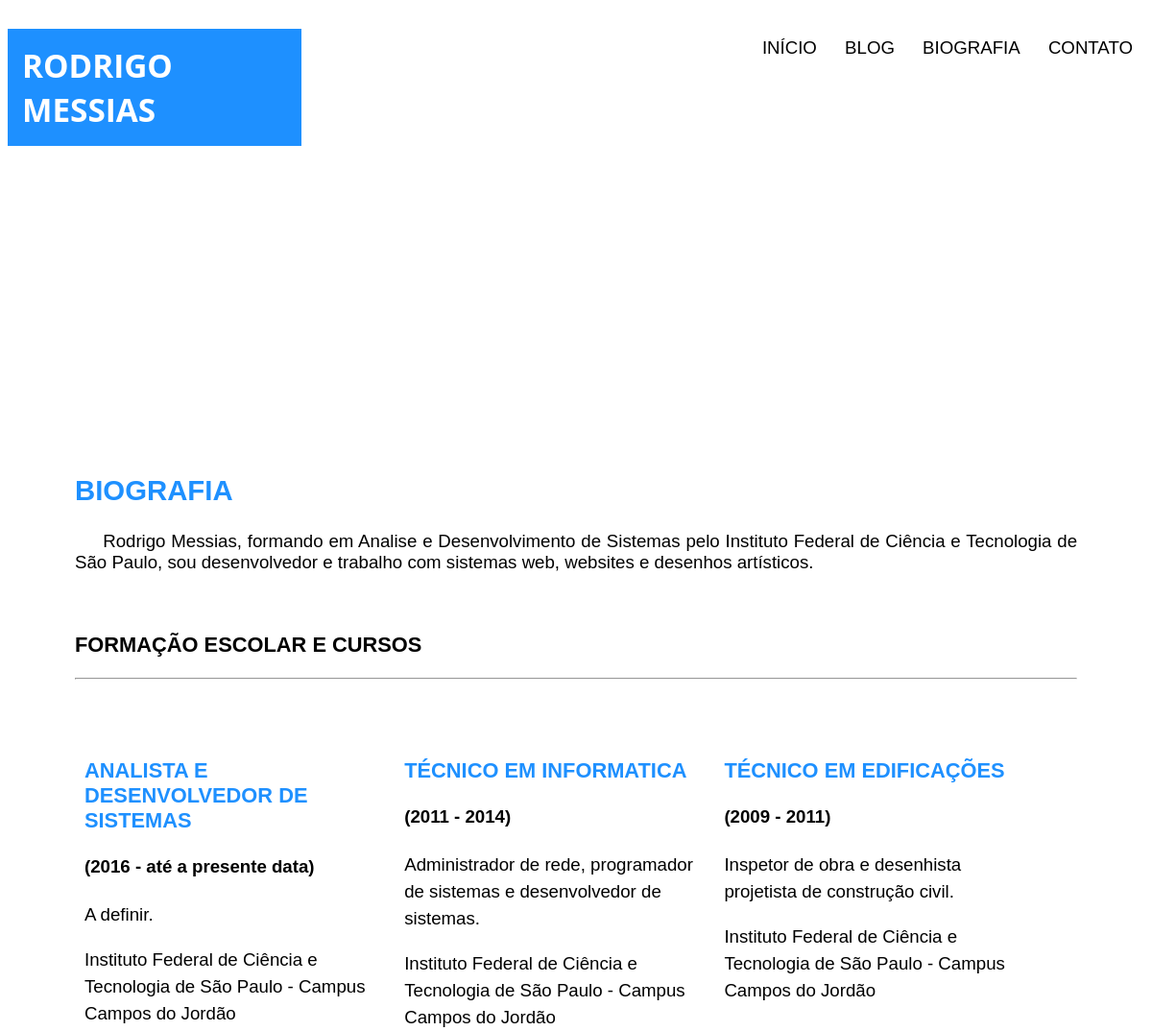
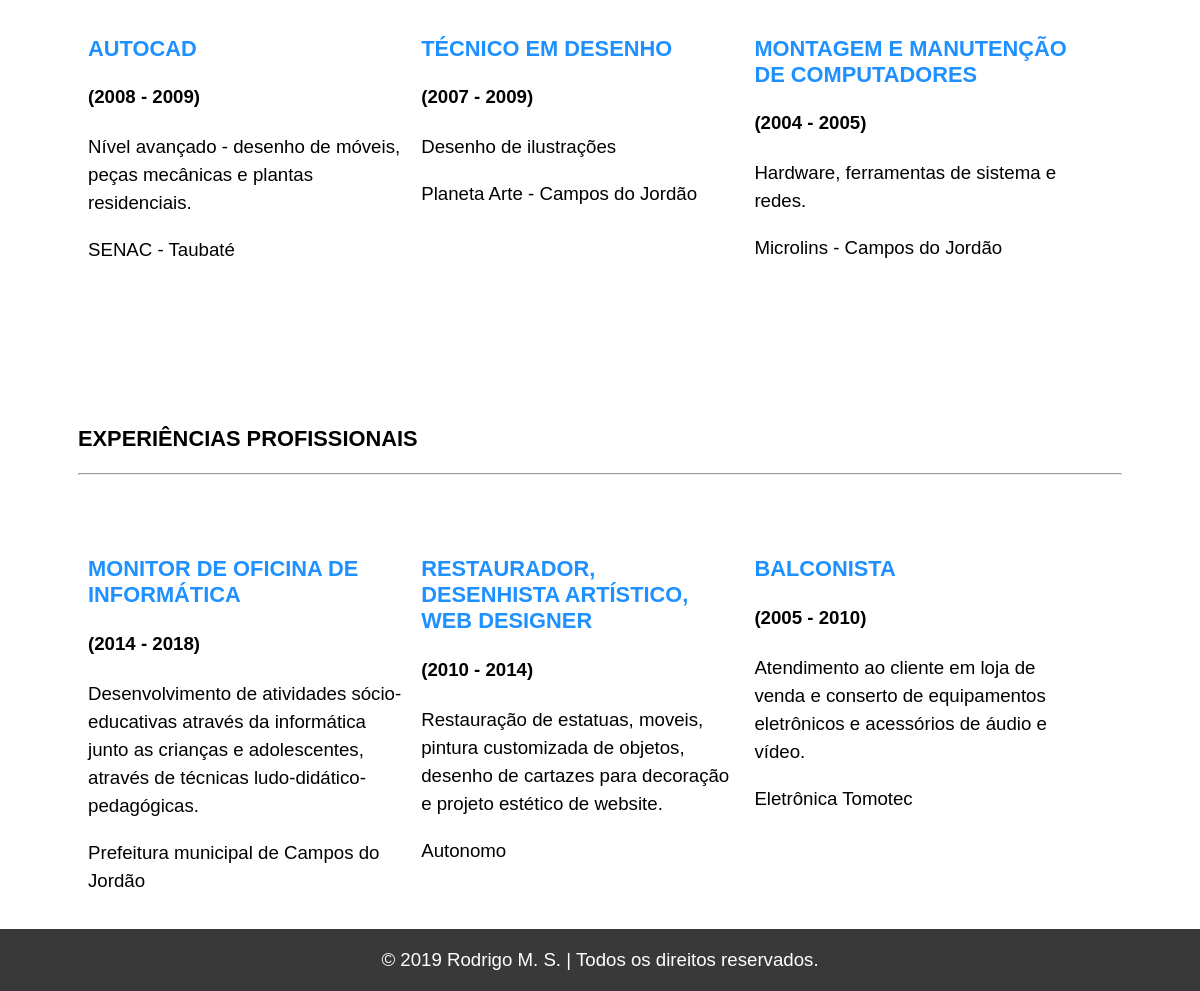
The page /biografia on the database its author committed (2 pictures, top to bottom).
### blog/models.py (models this page shows, shortened)
class Biografia(models.Model):
    title = models.CharField(max_length=20)
    text = models.TextField()

class Formacao(models.Model):
    title = models.CharField(max_length=50)
    period = models.CharField(max_length=50)
    text = models.TextField()
    local = models.CharField(max_length=100)

class Profissao(models.Model):
    title = models.CharField(max_length=50)
    period = models.CharField(max_length=50)
    text = models.TextField()
    local = models.CharField(max_length=100)

### blog/views.py (the view)
# urls.py: path('biografia', views.portifolio_biografia, name='biografia'),
def portifolio_biografia(request):
    biografia = Biografia.objects.filter(id = "1")
    formacaos = Formacao.objects.order_by('-id')
    profissaos = Profissao.objects.order_by('-id')
    return render(request, 'blog/biografia.html',{'biografia': biografia, 'formacaos': formacaos, 'profissaos': profissaos})

### blog/templates/blog/biografia.html (shortened to what this page needs)
{% load static %}
<!DOCTYPE html>
<html>
<head>
	<link type="text/css" rel="stylesheet" href="{% static 'css/style.css' %}">
	<link type="text/css" rel="stylesheet" href="{% static 'css/fade.css' %}">
	<link type="text/css" rel="stylesheet" href="{% static 'css/input.css' %}">
	<link type="text/css" rel="stylesheet" href="{% static 'css/rotateZoom.css' %}">
</head>
<body>
	<header>
		<hgroup>
			<h1 class="background_blue">RODRIGO MESSIAS</h1>
		</hgroup>
		<nav>
			<ul>
				<li><a href="javascript: changePage('../');">INÍCIO</a></li>
				<li><a href="javascript: changePage('blog');">BLOG</a></li>
				<li><a href="javascript: changePage('biografia');">BIOGRAFIA</a></li>
				<li><a href="javascript: changePage('contato');">CONTATO</a></li>
			</ul>
		</nav>
	</header>
	<br class="clear"/>
	<section>
		{% for frase in biografia %}
			<div class="container1">
				<h2 class="font_blue">{{ frase.title }}</h2>
				<article>&nbsp;&nbsp;&nbsp;&nbsp;
					{{ frase.text|linebreaksbr }}
				</article>
			</div>
		{% endfor %}
		<div class="container1">
			<h3>FORMAÇÃO ESCOLAR E CURSOS</h3>
			<hr>
		</div>
		<div class="container1">
			{% for formacao in formacaos %}
				<div class="content2">
					<h3 class="font_blue">{{ formacao.title }}</h3>
					<h4>{{ formacao.period }}</h4>
					<p>{{ formacao.text }}</p>
					<p>{{ formacao.local }}</p>
				</div>
			{% endfor %}
		</div>
	</section>
	<section>
		<div class="container1">
			<h3>EXPERIÊNCIAS PROFISSIONAIS</h3>
			<hr>
		</div>
		<div class="container1">
			{% for profissao in profissaos %}
				<div class="content4">
					<h3 class="font_blue">{{ profissao.title }}</h3>
					<h4>{{ profissao.period }}</h4>
					<p>{{ profissao.text }}</p>
					<p>{{ profissao.local }}</p>
				</div>
			{% endfor %}
		</div>
		<br><br>
	</section>
	<footer class="background_black text_center">
		© 2019 Rodrigo M. S. | Todos os direitos reservados.
	</footer>
</body>
</html>

### blog/static/css/style.css (style rules this page uses)
body { font-family: sans-serif; font-size: 14pt; margin-bottom: 0px; -webkit-animation: fadeIn 0.8s ease-in-out; -moz-animation: fadeIn 0.8s ease-in-out; -o-animation: fadeIn 0.8s ease-in-out; animation: fadeIn 0.8s ease-in-out; opacity: 1; }
header { width: 100%; height: 400px; background-size: 1000px auto; background-position: 100px -200px; background-repeat: no-repeat; }
hgroup { float: left; width: 306px; }
hgroup h1 { font-size: 25pt; padding: 15px; font-family: Open Sans,Trebuchet MS,sans-serif; }
nav { float: right; }
ul { text-transform: uppercase; padding-inline-start: 0px; list-style: none; top: -20px; left: 500px; }
li { display: inline-block; padding: 10px; margin: 2px; }
nav a { color: #000000; text-decoration: none; }
section { padding: 20px; margin-left: -8px; margin-right: -8px; }
article { text-align: justify; }
section h2 { font-size: 22pt; }
a { color: #1E90FF; text-decoration: none; }
section div { position: relative; padding: 20px; width: 40%; }
p { line-height: 1.5; }
.background_black { background-color: #393939; color: white; }
.background_blue { background-color: #1E90FF; color: white; }
.font_blue { color: #1E90FF; }
.text_center { text-align: center; }
.container1 { display: table; clear: both; margin: 0 auto; width: 60%; transition: 0.2s; }
.content2 { float: left; width: 30%; padding: 10px; height: 300px; }
.content4 { float: left; width: 30%; padding: 10px; height: 300px; }
footer { padding: 20px; margin-left: -8px; margin-right: -8px; }
@media only screen and (max-width: 1373px) { header { background-size: 705px auto; background-position: 0px 0px; } }
@media only screen and (max-width: 1373px) { .container1 { width: 90%; } }

### rows shown on the page
Biografia: title "BIOGRAFIA", text "Rodrigo Messias, formando em Analise e Desenvolvimento de Sistemas pelo Instituto Federal de Ciência e Tecnologia de São Paulo, sou desenvolvedor e trabalho com sistemas web, websites e desenhos artísticos."
Formacao: title "ANALISTA E DESENVOLVEDOR DE SISTEMAS", period "(2016 - até a presente data)", text "A definir.", local "Instituto Federal de Ciência e Tecnologia de São Paulo - Campus Campos do Jordão"
Formacao: title "TÉCNICO EM INFORMATICA", period "(2011 - 2014)", text "Administrador de rede, programador de sistemas e desenvolvedor de sistemas.", local "Instituto Federal de Ciência e Tecnologia de São Paulo - Campus Campos do Jordão"
Formacao: title "TÉCNICO EM EDIFICAÇÕES", period "(2009 - 2011)", text "Inspetor de obra e desenhista projetista de construção civil.", local "Instituto Federal de Ciência e Tecnologia de São Paulo - Campus Campos do Jordão"
Formacao: title "AUTOCAD", period "(2008 - 2009)", text "Nível avançado - desenho de móveis, peças mecânicas e plantas residenciais.", local "SENAC - Taubaté"
Formacao: title "TÉCNICO EM DESENHO", period "(2007 - 2009)", text "Desenho de ilustrações", local "Planeta Arte - Campos do Jordão"
Formacao: title "MONTAGEM E MANUTENÇÃO DE COMPUTADORES", period "(2004 - 2005)", text "Hardware, ferramentas de sistema e redes.", local "Microlins - Campos do Jordão"
Profissao: title "MONITOR DE OFICINA DE INFORMÁTICA", period "(2014 - 2018)", text "Desenvolvimento de atividades sócio-educativas através da informática junto as crianças e adolescentes, através de técnicas ludo-didático-pedagógicas.", local "Prefeitura municipal de Campos do Jordão"
Profissao: title "RESTAURADOR, DESENHISTA ARTÍSTICO, WEB DESIGNER", period "(2010 - 2014)", text "Restauração de estatuas, moveis, pintura customizada de objetos, desenho de cartazes para decoração e projeto estético de website.", local "Autonomo"
Profissao: title "BALCONISTA", period "(2005 - 2010)", text "Atendimento ao cliente em loja de venda e conserto de equipamentos eletrônicos e acessórios de áudio e vídeo.", local "Eletrônica Tomotec"
